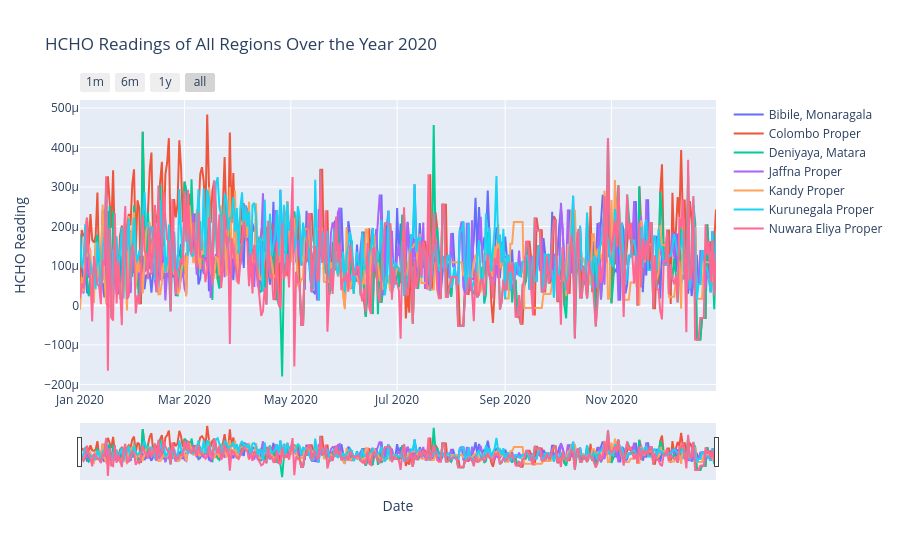

The notebook cell saved with this chart:
### Code cell
# Assuming 'Next Date' column is not in datetime format
hcho_data['Next Date'] = pd.to_datetime(hcho_data['Next Date'])

# Filter data for the year 2020
hcho_data_2020 = hcho_data[hcho_data['Next Date'].dt.year == 2020]

# Group data by region
grouped = hcho_data_2020.groupby("Location")

# Create a Plotly figure
fig = go.Figure()

# Plot data for each region
for region, data in grouped:
    fig.add_trace(go.Scatter(x=data['Next Date'], y=data['HCHO Reading'], mode='lines', name=region))

# Adding labels and title
fig.update_layout(title='HCHO Readings of All Regions Over the Year 2020',
                  xaxis_title='Date',
                  yaxis_title='HCHO Reading',
                  xaxis=dict(
                      rangeselector=dict(
                          buttons=list([
                              dict(count=1, label="1m", step="month", stepmode="backward"),
                              dict(count=6, label="6m", step="month", stepmode="backward"),
                              dict(count=1, label="1y", step="year", stepmode="backward"),
                              dict(step="all")
                          ])
                      ),
                      rangeslider=dict(visible=True),
                      type="date"
                  )
                  )

# Display the plot
fig.show()

### Figure 1 — Plotly figure (JSON) as saved in the notebook; plotly's stock layout.template omitted (floating-point values rounded to 4 significant figures; data arrays with more than 128 entries replaced by an {"elided": "..."} marker saying what was removed)
{"data": [{"mode": "lines", "name": "Bibile, Monaragala", "type": "scatter", "x": {"elided": "366 str values"}, "y": {"elided": "366 float values"}}, {"mode": "lines", "name": "Colombo Proper", "type": "scatter", "x": {"elided": "366 str values"}, "y": {"elided": "366 float values"}}, {"mode": "lines", "name": "Deniyaya, Matara", "type": "scatter", "x": {"elided": "366 str values"}, "y": {"elided": "366 float values"}}, {"mode": "lines", "name": "Jaffna Proper", "type": "scatter", "x": {"elided": "366 str values"}, "y": {"elided": "366 float values"}}, {"mode": "lines", "name": "Kandy Proper", "type": "scatter", "x": {"elided": "366 str values"}, "y": {"elided": "366 float values"}}, {"mode": "lines", "name": "Kurunegala Proper", "type": "scatter", "x": {"elided": "366 str values"}, "y": {"elided": "366 float values"}}, {"mode": "lines", "name": "Nuwara Eliya Proper", "type": "scatter", "x": {"elided": "366 str values"}, "y": {"elided": "366 float values"}}], "layout": {"title": {"text": "HCHO Readings of All Regions Over the Year 2020"}, "xaxis": {"rangeselector": {"buttons": [{"count": 1, "label": "1m", "step": "month", "stepmode": "backward"}, {"count": 6, "label": "6m", "step": "month", "stepmode": "backward"}, {"count": 1, "label": "1y", "step": "year", "stepmode": "backward"}, {"step": "all"}]}, "rangeslider": {"visible": true}, "title": {"text": "Date"}, "type": "date"}, "yaxis": {"title": {"text": "HCHO Reading"}}}}
